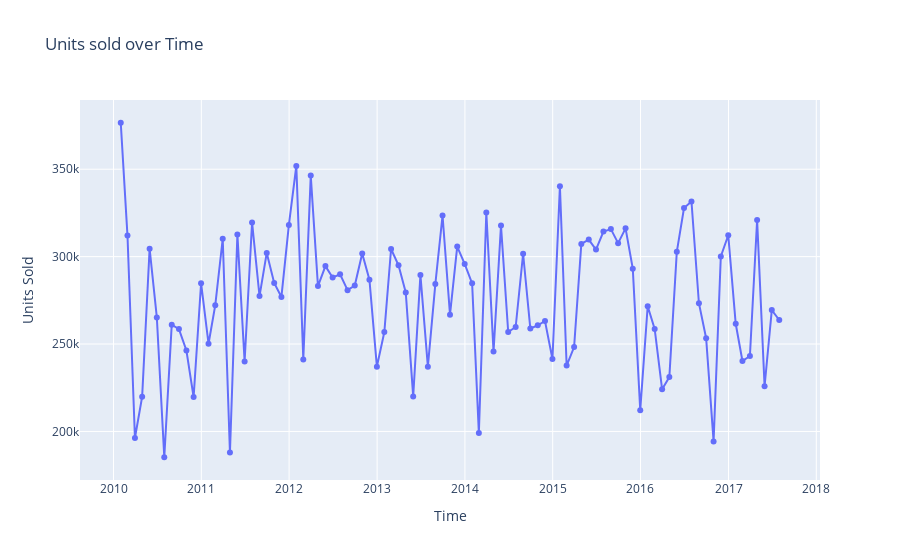

The code cell stored with this chart in its notebook:
### Code cell
# Units sold over Time

monthly_sales = df.resample('M', on='Order_Date')['Units_Sold'].sum().reset_index()

fig = px.line(monthly_sales, x='Order_Date', y='Units_Sold',  markers =True, title = 'Units sold over Time', labels = {'Units_Sold': 'Units Sold', 'Order_Date': 'Time'})
fig.show()
